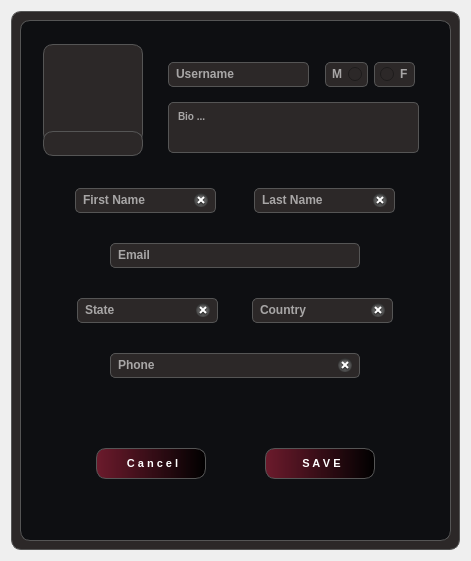
            <widget class="QWidget" name="profilEditPage">
             <property name="styleSheet">
              <string notr="true"/>
             </property>
             <layout class="QHBoxLayout" name="horizontalLayout_17">
              <item>
               <widget class="QWidget" name="profilEditWidget" native="true">
                <property name="sizePolicy">
                 <sizepolicy hsizetype="Fixed" vsizetype="Fixed">
                  <horstretch>0</horstretch>
                  <verstretch>0</verstretch>
                 </sizepolicy>
                </property>
                <property name="styleSheet">
                 <string notr="true">*{
border: 1px solid #555;
padding: 3px 5px;
font-weight: bold;
border-radius: 10px;
background-color:  #2C2828;
/** qlineargradient(spread:pad, x1:0, y1:0, x2:1, y2:0, stop:0 #2C2828, stop:1 rgba(0, 0, 0, 255));**/
}

#firstnameQline, #lastnameQline, #emailQline, #usernameQline, #stateQline, #countryQline, #phoneQline, #StateQline, #femaleBox, #maleBox, #biotextEdit{
	border-radius: 5px;
	color:rgba(255, 255, 255, 150);
	padding-bottom:4px;
	background-color: #2C2828;
}


#verticalFrame_2, #horizontalWidget, #horizontalFrame, #horizontalFrame_1, #horizontalFrame_2, #horizontalFrame_3, #horizontalFrame_4{
background-color: none;
border : none;
}

#saveBtn, #CancelBtn{	
border: 1px solid #555;
font-weight: bold;
background-color: qlineargradient(spread:pad, x1:0, y1:0, x2:1, y2:0, stop:0 rgba(254, 44, 85, 100), stop:1 rgba(0, 0, 0, 255));
border-radius: 10px;
color: #fff;
}
#saveBtn::hover, #CancelBtn::hover{	
font-weight: bold;
background-color: qlineargradient(spread:pad, x1:0, y1:0, x2:1, y2:0, stop:0 rgba(254, 44, 85, 150), stop:1 rgba(0, 0, 0, 255));
}

#saveBtn::pressed, #CancelBtn::pressed{	
font-weight: bold;
padding-left:10px;
padding-top:5px;
background-color: #2C2828;
}

#frame_4, #frame_8{
border: none; background-color: none;
}

#edithumbnailBtn{
	background-color: #2C2828;
	font-weight: bold;
}

#edithumbnailBtn:hover{
	background-color:transparent;
    border-top:none;	
}
#edithumbnailBtn:pressed{
	background-color: #2C2828;
	color: #fff;
}

#formFrame{
border-radius: 10px;
border: 1px solid #555;
background-color: rgb(14, 15, 18);
}</string>
                </property>
                <layout class="QHBoxLayout" name="horizontalLayout_12">
                 <item>
                  <widget class="QWidget" name="formFrame" native="true">
                   <property name="sizePolicy">
                    <sizepolicy hsizetype="Fixed" vsizetype="Fixed">
                     <horstretch>0</horstretch>
                     <verstretch>0</verstretch>
                    </sizepolicy>
                   </property>
                   <property name="minimumSize">
                    <size>
                     <width>431</width>
                     <height>521</height>
                    </size>
                   </property>
                   <property name="maximumSize">
                    <size>
                     <width>16777215</width>
                     <height>16777215</height>
                    </size>
                   </property>
                   <property name="layoutDirection">
                    <enum>Qt::LeftToRight</enum>
                   </property>
                   <property name="styleSheet">
                    <string notr="true"/>
                   </property>
                   <layout class="QVBoxLayout" name="verticalLayout_14">
                    <item>
                     <widget class="QWidget" name="horizontalWidget" native="true">
                      <property name="sizePolicy">
                       <sizepolicy hsizetype="Fixed" vsizetype="Fixed">
                        <horstretch>0</horstretch>
                        <verstretch>0</verstretch>
                       </sizepolicy>
                      </property>
                      <property name="styleSheet">
                       <string notr="true"/>
                      </property>
                      <layout class="QHBoxLayout" name="horizontalLayout_22">
                       <property name="topMargin">
                        <number>0</number>
                       </property>
                       <property name="bottomMargin">
                        <number>0</number>
                       </property>
                       <item>
                        <widget class="QFrame" name="frame_4">
                         <property name="sizePolicy">
                          <sizepolicy hsizetype="Preferred" vsizetype="Fixed">
                           <horstretch>0</horstretch>
                           <verstretch>0</verstretch>
                          </sizepolicy>
                         </property>
                         <property name="minimumSize">
                          <size>
                           <width>110</width>
                           <height>150</height>
                          </size>
                         </property>
                         <property name="maximumSize">
                          <size>
                           <width>110</width>
                           <height>150</height>
                          </size>
                         </property>
                         <property name="layoutDirection">
                          <enum>Qt::LeftToRight</enum>
                         </property>
                         <property name="styleSheet">
                          <string notr="true"/>
                         </property>
                         <property name="frameShape">
                          <enum>QFrame::StyledPanel</enum>
                         </property>
                         <property name="frameShadow">
                          <enum>QFrame::Sunken</enum>
                         </property>
                         <layout class="QVBoxLayout" name="verticalLayout_13">
                          <property name="spacing">
                           <number>0</number>
                          </property>
                          <property name="leftMargin">
                           <number>0</number>
                          </property>
                          <property name="topMargin">
                           <number>12</number>
                          </property>
                          <property name="rightMargin">
                           <number>0</number>
                          </property>
                          <property name="bottomMargin">
                           <number>20</number>
                          </property>
                          <item>
                           <widget class="QLabel" name="avatarLabel">
                            <property name="minimumSize">
                             <size>
                              <width>100</width>
                              <height>100</height>
                             </size>
                            </property>
                            <property name="maximumSize">
                             <size>
                              <width>100</width>
                              <height>100</height>
                             </size>
                            </property>
                            <property name="styleSheet">
                             <string notr="true"/>
                            </property>
                            <property name="text">
                             <string/>
                            </property>
                            <property name="pixmap">
                             <pixmap resource="../resources.qrc">:/images/images/profile/circled3.png</pixmap>
                            </property>
                            <property name="scaledContents">
                             <bool>true</bool>
                            </property>
                            <property name="alignment">
                             <set>Qt::AlignCenter</set>
                            </property>
                           </widget>
                          </item>
                          <item>
                           <widget class="QPushButton" name="edithumbnailBtn">
                            <property name="sizePolicy">
                             <sizepolicy hsizetype="Fixed" vsizetype="Fixed">
                              <horstretch>0</horstretch>
                              <verstretch>0</verstretch>
                             </sizepolicy>
                            </property>
                            <property name="minimumSize">
                             <size>
                              <width>100</width>
                              <height>25</height>
                             </size>
                            </property>
                            <property name="maximumSize">
                             <size>
                              <width>100</width>
                              <height>100</height>
                             </size>
                            </property>
                            <property name="cursor">
                             <cursorShape>PointingHandCursor</cursorShape>
                            </property>
                            <property name="styleSheet">
                             <string notr="true"/>
                            </property>
                            <property name="text">
                             <string/>
                            </property>
                            <property name="icon">
                             <iconset resource="../resources.qrc">
                              <normaloff>:/icons/icons/feather/edit-2.svg</normaloff>:/icons/icons/feather/edit-2.svg</iconset>
                            </property>
                           </widget>
                          </item>
                         </layout>
                        </widget>
                       </item>
                       <item>
                        <widget class="QFrame" name="verticalFrame_2">
                         <property name="sizePolicy">
                          <sizepolicy hsizetype="Fixed" vsizetype="Fixed">
                           <horstretch>0</horstretch>
                           <verstretch>0</verstretch>
                          </sizepolicy>
                         </property>
                         <property name="minimumSize">
                          <size>
                           <width>275</width>
                           <height>114</height>
                          </size>
                         </property>
                         <property name="maximumSize">
                          <size>
                           <width>275</width>
                           <height>114</height>
                          </size>
                         </property>
                         <property name="styleSheet">
                          <string notr="true"/>
                         </property>
                         <layout class="QGridLayout" name="gridLayout">
                          <property name="leftMargin">
                           <number>9</number>
                          </property>
                          <property name="topMargin">
                           <number>9</number>
                          </property>
                          <property name="rightMargin">
                           <number>9</number>
                          </property>
                          <property name="bottomMargin">
                           <number>0</number>
                          </property>
                          <property name="verticalSpacing">
                           <number>12</number>
                          </property>
                          <item row="2" column="0">
                           <widget class="QTextEdit" name="biotextEdit">
                            <property name="sizePolicy">
                             <sizepolicy hsizetype="Fixed" vsizetype="Fixed">
                              <horstretch>0</horstretch>
                              <verstretch>0</verstretch>
                             </sizepolicy>
                            </property>
                            <property name="minimumSize">
                             <size>
                              <width>251</width>
                              <height>51</height>
                             </size>
                            </property>
                            <property name="maximumSize">
                             <size>
                              <width>251</width>
                              <height>51</height>
                             </size>
                            </property>
                            <property name="html">
                             <string>&lt;!DOCTYPE HTML PUBLIC &quot;-//W3C//DTD HTML 4.0//EN&quot; &quot;http://www.w3.org/TR/REC-html40/strict.dtd&quot;&gt;
&lt;html&gt;&lt;head&gt;&lt;meta name=&quot;qrichtext&quot; content=&quot;1&quot; /&gt;&lt;style type=&quot;text/css&quot;&gt;
p, li { white-space: pre-wrap; }
&lt;/style&gt;&lt;/head&gt;&lt;body style=&quot; font-family:'MS Shell Dlg 2'; font-size:7.8pt; font-weight:600; font-style:normal;&quot;&gt;
&lt;p style=&quot; margin-top:0px; margin-bottom:0px; margin-left:0px; margin-right:0px; -qt-block-indent:0; text-indent:0px;&quot;&gt;Bio ...&lt;/p&gt;&lt;/body&gt;&lt;/html&gt;</string>
                            </property>
                           </widget>
                          </item>
                          <item row="0" column="0">
                           <widget class="QLineEdit" name="usernameQline">
                            <property name="maximumSize">
                             <size>
                              <width>141</width>
                              <height>16777215</height>
                             </size>
                            </property>
                            <property name="text">
                             <string>Username</string>
                            </property>
                            <property name="maxLength">
                             <number>40</number>
                            </property>
                            <property name="clearButtonEnabled">
                             <bool>false</bool>
                            </property>
                           </widget>
                          </item>
                          <item row="0" column="1">
                           <widget class="QRadioButton" name="maleBox">
                            <property name="sizePolicy">
                             <sizepolicy hsizetype="Fixed" vsizetype="Fixed">
                              <horstretch>0</horstretch>
                              <verstretch>0</verstretch>
                             </sizepolicy>
                            </property>
                            <property name="minimumSize">
                             <size>
                              <width>0</width>
                              <height>25</height>
                             </size>
                            </property>
                            <property name="maximumSize">
                             <size>
                              <width>50</width>
                              <height>25</height>
                             </size>
                            </property>
                            <property name="layoutDirection">
                             <enum>Qt::RightToLeft</enum>
                            </property>
                            <property name="text">
                             <string>M</string>
                            </property>
                           </widget>
                          </item>
                          <item row="0" column="2">
                           <widget class="QRadioButton" name="femaleBox">
                            <property name="minimumSize">
                             <size>
                              <width>0</width>
                              <height>25</height>
                             </size>
                            </property>
                            <property name="maximumSize">
                             <size>
                              <width>50</width>
                              <height>25</height>
                             </size>
                            </property>
                            <property name="text">
                             <string>F</string>
                            </property>
                           </widget>
                          </item>
                         </layout>
                        </widget>
                       </item>
                      </layout>
                     </widget>
                    </item>
                    <item>
                     <widget class="QFrame" name="horizontalFrame">
                      <property name="sizePolicy">
                       <sizepolicy hsizetype="Preferred" vsizetype="Fixed">
                        <horstretch>0</horstretch>
                        <verstretch>0</verstretch>
                       </sizepolicy>
                      </property>
                      <layout class="QHBoxLayout" name="horizontalLayout_20">
                       <property name="topMargin">
                        <number>0</number>
                       </property>
                       <item>
                        <widget class="QLineEdit" name="firstnameQline">
                         <property name="minimumSize">
                          <size>
                           <width>0</width>
                           <height>0</height>
                          </size>
                         </property>
                         <property name="maximumSize">
                          <size>
                           <width>141</width>
                           <height>16777215</height>
                          </size>
                         </property>
                         <property name="focusPolicy">
                          <enum>Qt::WheelFocus</enum>
                         </property>
                         <property name="inputMask">
                          <string/>
                         </property>
                         <property name="text">
                          <string>First Name</string>
                         </property>
                         <property name="maxLength">
                          <number>32767</number>
                         </property>
                         <property name="cursorMoveStyle">
                          <enum>Qt::LogicalMoveStyle</enum>
                         </property>
                         <property name="clearButtonEnabled">
                          <bool>true</bool>
                         </property>
                        </widget>
                       </item>
                       <item>
                        <widget class="QLineEdit" name="lastnameQline">
                         <property name="maximumSize">
                          <size>
                           <width>141</width>
                           <height>16777215</height>
                          </size>
                         </property>
                         <property name="text">
                          <string>Last Name</string>
                         </property>
                         <property name="maxLength">
                          <number>10</number>
                         </property>
                         <property name="clearButtonEnabled">
                          <bool>true</bool>
                         </property>
                        </widget>
                       </item>
                      </layout>
                     </widget>
                    </item>
                    <item>
                     <widget class="QFrame" name="horizontalFrame_4">
                      <property name="sizePolicy">
                       <sizepolicy hsizetype="Expanding" vsizetype="Fixed">
                        <horstretch>0</horstretch>
                        <verstretch>0</verstretch>
                       </sizepolicy>
                      </property>
                      <property name="maximumSize">
                       <size>
                        <width>16777215</width>
                        <height>49</height>
                       </size>
                      </property>
                      <layout class="QHBoxLayout" name="horizontalLayout_23">
                       <item>
                        <widget class="QLineEdit" name="emailQline">
                         <property name="minimumSize">
                          <size>
                           <width>250</width>
                           <height>25</height>
                          </size>
                         </property>
                         <property name="maximumSize">
                          <size>
                           <width>250</width>
                           <height>25</height>
                          </size>
                         </property>
                         <property name="text">
                          <string>Email</string>
                         </property>
                         <property name="maxLength">
                          <number>25</number>
                         </property>
                         <property name="dragEnabled">
                          <bool>false</bool>
                         </property>
                         <property name="readOnly">
                          <bool>false</bool>
                         </property>
                         <property name="clearButtonEnabled">
                          <bool>false</bool>
                         </property>
                        </widget>
                       </item>
                      </layout>
                     </widget>
                    </item>
                    <item>
                     <widget class="QFrame" name="horizontalFrame_1">
                      <property name="sizePolicy">
                       <sizepolicy hsizetype="Preferred" vsizetype="Fixed">
                        <horstretch>0</horstretch>
                        <verstretch>0</verstretch>
                       </sizepolicy>
                      </property>
                      <layout class="QHBoxLayout" name="horizontalLayout_21">
                       <property name="spacing">
                        <number>0</number>
                       </property>
                       <item>
                        <widget class="QLineEdit" name="stateQline">
                         <property name="maximumSize">
                          <size>
                           <width>141</width>
                           <height>16777215</height>
                          </size>
                         </property>
                         <property name="text">
                          <string>State</string>
                         </property>
                         <property name="maxLength">
                          <number>15</number>
                         </property>
                         <property name="clearButtonEnabled">
                          <bool>true</bool>
                         </property>
                        </widget>
                       </item>
                       <item>
                        <widget class="QLineEdit" name="countryQline">
                         <property name="maximumSize">
                          <size>
                           <width>141</width>
                           <height>16777215</height>
                          </size>
                         </property>
                         <property name="text">
                          <string>Country</string>
                         </property>
                         <property name="maxLength">
                          <number>15</number>
                         </property>
                         <property name="clearButtonEnabled">
                          <bool>true</bool>
                         </property>
                        </widget>
                       </item>
                      </layout>
                     </widget>
                    </item>
                    <item>
                     <widget class="QFrame" name="horizontalFrame_3">
                      <property name="sizePolicy">
                       <sizepolicy hsizetype="Preferred" vsizetype="Fixed">
                        <horstretch>0</horstretch>
                        <verstretch>0</verstretch>
                       </sizepolicy>
                      </property>
                      <layout class="QHBoxLayout" name="horizontalLayout_19">
                       <item>
                        <widget class="QLineEdit" name="phoneQline">
                         <property name="minimumSize">
                          <size>
                           <width>250</width>
                           <height>25</height>
                          </size>
                         </property>
                         <property name="maximumSize">
                          <size>
                           <width>250</width>
                           <height>25</height>
                          </size>
                         </property>
                         <property name="text">
                          <string>Phone</string>
                         </property>
                         <property name="maxLength">
                          <number>16</number>
                         </property>
                         <property name="clearButtonEnabled">
                          <bool>true</bool>
                         </property>
                        </widget>
                       </item>
                      </layout>
                     </widget>
                    </item>
                    <item>
                     <widget class="QFrame" name="horizontalFrame_2">
                      <property name="sizePolicy">
                       <sizepolicy hsizetype="Preferred" vsizetype="Preferred">
                        <horstretch>0</horstretch>
                        <verstretch>0</verstretch>
                       </sizepolicy>
                      </property>
                      <property name="styleSheet">
                       <string notr="true"/>
                      </property>
                      <layout class="QHBoxLayout" name="horizontalLayout_24">
                       <property name="topMargin">
                        <number>0</number>
                       </property>
                       <property name="bottomMargin">
                        <number>0</number>
                       </property>
                       <item>
                        <widget class="QPushButton" name="CancelBtn">
                         <property name="minimumSize">
                          <size>
                           <width>100</width>
                           <height>25</height>
                          </size>
                         </property>
                         <property name="maximumSize">
                          <size>
                           <width>110</width>
                           <height>31</height>
                          </size>
                         </property>
                         <property name="font">
                          <font>
                           <pointsize>8</pointsize>
                           <weight>75</weight>
                           <italic>false</italic>
                           <bold>true</bold>
                          </font>
                         </property>
                         <property name="cursor">
                          <cursorShape>PointingHandCursor</cursorShape>
                         </property>
                         <property name="styleSheet">
                          <string notr="true"/>
                         </property>
                         <property name="text">
                          <string> C a n c e l</string>
                         </property>
                         <property name="icon">
                          <iconset resource="../resources.qrc">
                           <normaloff>:/icons/icons/feather/arrow-left-circle.svg</normaloff>:/icons/icons/feather/arrow-left-circle.svg</iconset>
                         </property>
                         <property name="iconSize">
                          <size>
                           <width>20</width>
                           <height>20</height>
                          </size>
                         </property>
                        </widget>
                       </item>
                       <item>
                        <widget class="QPushButton" name="saveBtn">
                         <property name="minimumSize">
                          <size>
                           <width>100</width>
                           <height>25</height>
                          </size>
                         </property>
                         <property name="maximumSize">
                          <size>
                           <width>110</width>
                           <height>31</height>
                          </size>
                         </property>
                         <property name="font">
                          <font>
                           <pointsize>8</pointsize>
                           <weight>75</weight>
                           <italic>false</italic>
                           <bold>true</bold>
                          </font>
                         </property>
                         <property name="cursor">
                          <cursorShape>PointingHandCursor</cursorShape>
                         </property>
                         <property name="layoutDirection">
                          <enum>Qt::LeftToRight</enum>
                         </property>
                         <property name="styleSheet">
                          <string notr="true"/>
                         </property>
                         <property name="text">
                          <string> S A V E</string>
                         </property>
                         <property name="icon">
                          <iconset resource="../resources.qrc">
                           <normaloff>:/icons/icons/feather/save.svg</normaloff>:/icons/icons/feather/save.svg</iconset>
                         </property>
                         <property name="iconSize">
                          <size>
                           <width>20</width>
                           <height>20</height>
                          </size>
                         </property>
                        </widget>
                       </item>
                      </layout>
                     </widget>
                    </item>
                   </layout>
                  </widget>
                 </item>
                </layout>
               </widget>
              </item>
             </layout>
            </widget>
